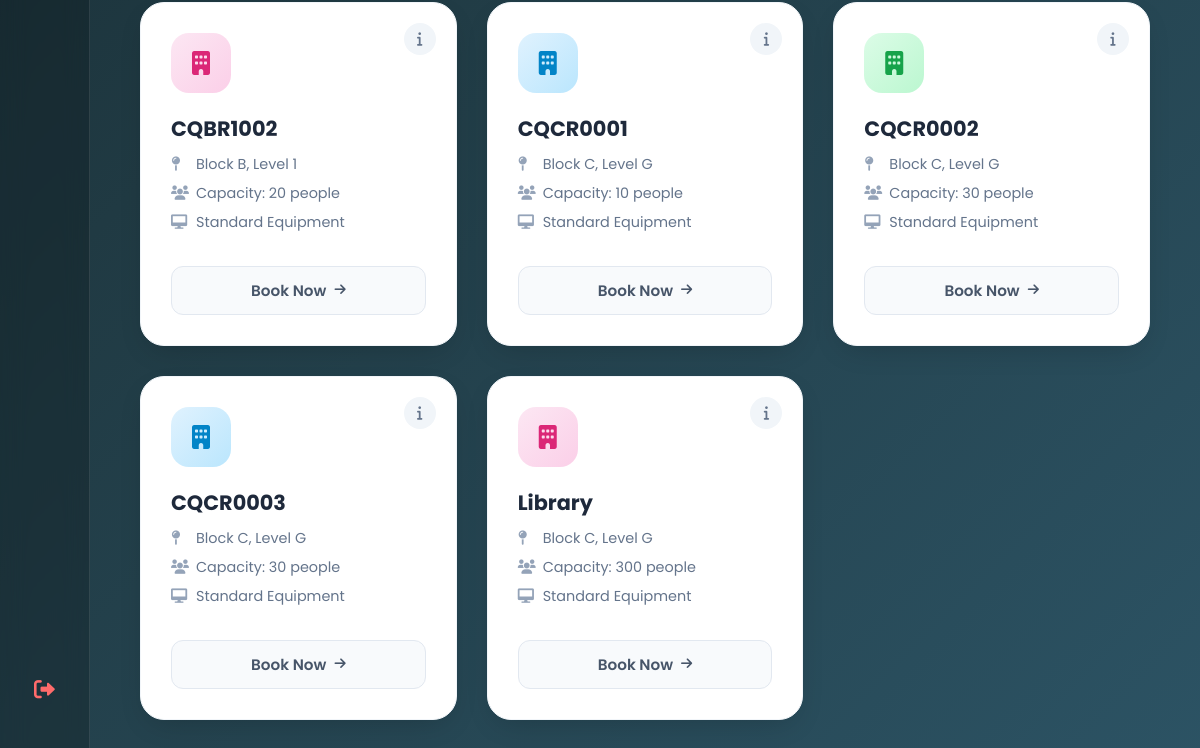
Before: /venue_list/ (signed in, lower part) with the older database file.
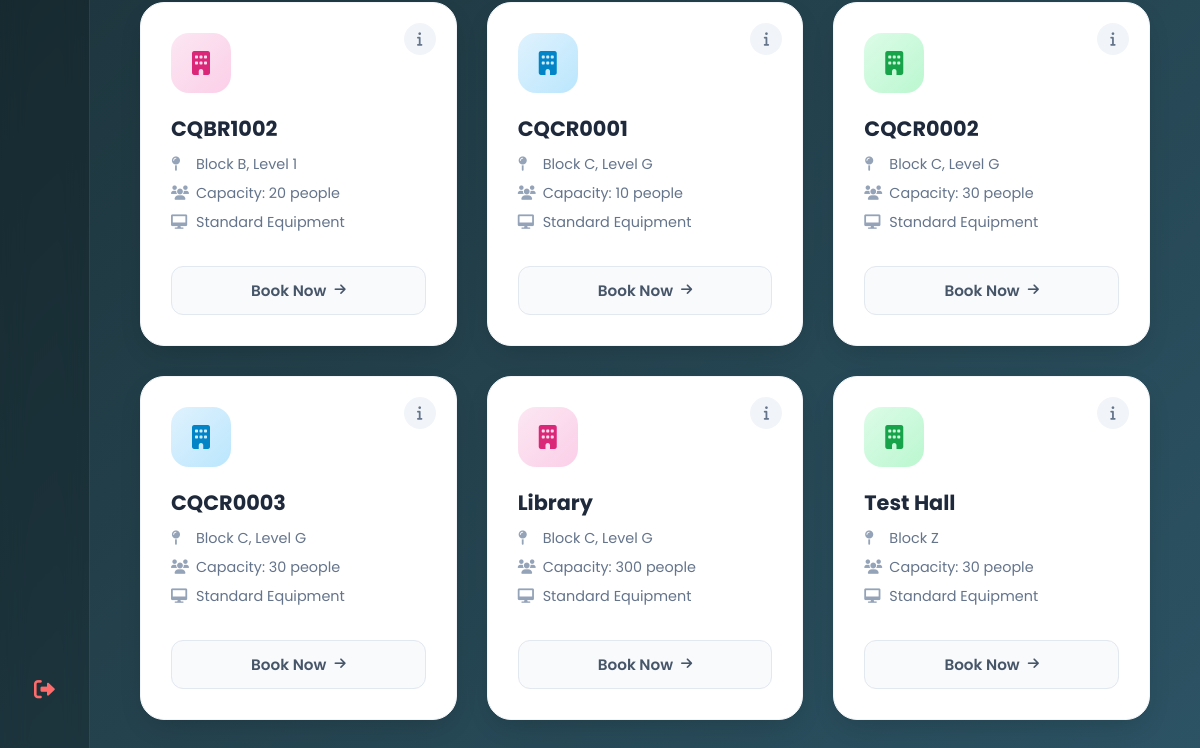
After: the same page with the newer database file.
### accounts/models.py (models this page shows, shortened)
class Venue(models.Model):
    name = models.CharField(max_length=200, help_text="e.g. Lecture Hall A")
    location = models.CharField(max_length=200, help_text="e.g. Block B, Level 2")
    capacity = models.IntegerField(help_text="How many people can fit?")
    equipment = models.CharField(max_length=200, blank=True, help_text="e.g. Projector, Wifi, AC")
    class Meta:
        ordering = ['name']

### accounts/views.py (the view)
# urls.py: path('venue_list/', views.venue_list_view, name='venue_list'),
@login_required(login_url='login')
def venue_list_view(request):
    venues = Venue.objects.all()
    query = request.GET.get('query')
    if query:
        venues = venues.filter(name__icontains=query)
    location = request.GET.get('location')
    if location:
        venues = venues.filter(location__icontains=location)
    capacity_filter = request.GET.get('capacity')
    if capacity_filter == 'small':
        venues = venues.filter(capacity__lt=20)
    elif capacity_filter == 'medium':
        venues = venues.filter(capacity__gte=20, capacity__lte=50)
    elif capacity_filter == 'large':
        venues = venues.filter(capacity__gt=50)
    return render(request, 'venue_list.html', {'venues': venues})

### templates/venue_list.html (shortened to what this page needs)
<!DOCTYPE html>
<html lang="en">
<head>
    <link rel="stylesheet" href="https://cdnjs.cloudflare.com/ajax/libs/font-awesome/6.0.0/css/all.min.css">
</head>
<body>
    <div class="sidebar">
        {% if user.username == 'guest' %}
            <a href="{% url 'logout' %}" class="sidebar-icon logout" data-tooltip="Register Now"><i class="fas fa-user-plus"></i></a>
        {% else %}
            <a href="{% url 'logout' %}" class="sidebar-icon logout" data-tooltip="Log Out"><i class="fas fa-sign-out-alt"></i></a>
        {% endif %}
    </div>
    <div class="main-content">
        <div class="venue-grid">
            {% for venue in venues %}
                <div class="venue-card">
                    <button class="info-icon" onclick="openModal('{{ venue.name|escapejs }}', '{{ venue.location|escapejs }}', '{{ venue.capacity }}', '{{ venue.equipment|escapejs }}')">
                        <i class="fas fa-info"></i>
                    </button>
                    <div class="venue-icon-box"><i class="fas fa-building"></i></div>
                    <div class="venue-name">{{ venue.name }}</div>
                    <ul class="venue-details">
                        <li><i class="fas fa-map-pin"></i> {{ venue.location }}</li>
                        <li><i class="fas fa-users"></i> Capacity: {{ venue.capacity }} people</li>
                        <li><i class="fas fa-desktop"></i> Standard Equipment</li>
                    </ul>
                    <a href="{% url 'create_booking' %}?venue={{ venue.id }}" class="btn-book">
                        Book Now <i class="fas fa-arrow-right"></i>
                    </a>
                </div>
            {% endfor %}
        </div>
    </div>
</body>
</html>

Changed rows visible on the page:
added Venue: name "Test Hall", location "Block Z", capacity "30"
